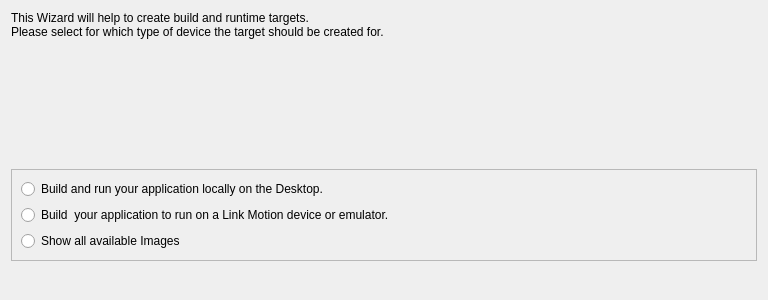
<?xml version="1.0" encoding="UTF-8"?>
<ui version="4.0">
 <class>LmBase::Internal::CreateTargetIntroPage</class>
 <widget class="QWidget" name="LmBase::Internal::CreateTargetIntroPage">
  <property name="geometry">
   <rect>
    <x>0</x>
    <y>0</y>
    <width>768</width>
    <height>300</height>
   </rect>
  </property>
  <property name="windowTitle">
   <string>Form</string>
  </property>
  <layout class="QVBoxLayout" name="verticalLayout_2">
   <item>
    <widget class="QLabel" name="label">
     <property name="text">
      <string>This Wizard will help to create build and runtime targets.&lt;br/&gt;
Please select for which type of device the target should be created for.</string>
     </property>
    </widget>
   </item>
   <item>
    <spacer name="verticalSpacer">
     <property name="orientation">
      <enum>Qt::Vertical</enum>
     </property>
     <property name="sizeHint" stdset="0">
      <size>
       <width>20</width>
       <height>137</height>
      </size>
     </property>
    </spacer>
   </item>
   <item>
    <widget class="QFrame" name="frame">
     <property name="frameShape">
      <enum>QFrame::StyledPanel</enum>
     </property>
     <property name="frameShadow">
      <enum>QFrame::Raised</enum>
     </property>
     <layout class="QVBoxLayout" name="verticalLayout">
      <item>
       <widget class="QRadioButton" name="desktopButton">
        <property name="text">
         <string>Build and run your application locally on the Desktop.</string>
        </property>
       </widget>
      </item>
      <item>
       <widget class="QRadioButton" name="deviceButton">
        <property name="text">
         <string>Build  your application to run on a Link Motion device or emulator.</string>
        </property>
       </widget>
      </item>
      <item>
       <widget class="QRadioButton" name="allImagesButton">
        <property name="text">
         <string>Show all available Images</string>
        </property>
       </widget>
      </item>
     </layout>
    </widget>
   </item>
   <item>
    <spacer name="verticalSpacer_2">
     <property name="orientation">
      <enum>Qt::Vertical</enum>
     </property>
     <property name="sizeHint" stdset="0">
      <size>
       <width>20</width>
       <height>40</height>
      </size>
     </property>
    </spacer>
   </item>
  </layout>
 </widget>
 <resources/>
 <connections/>
</ui>
